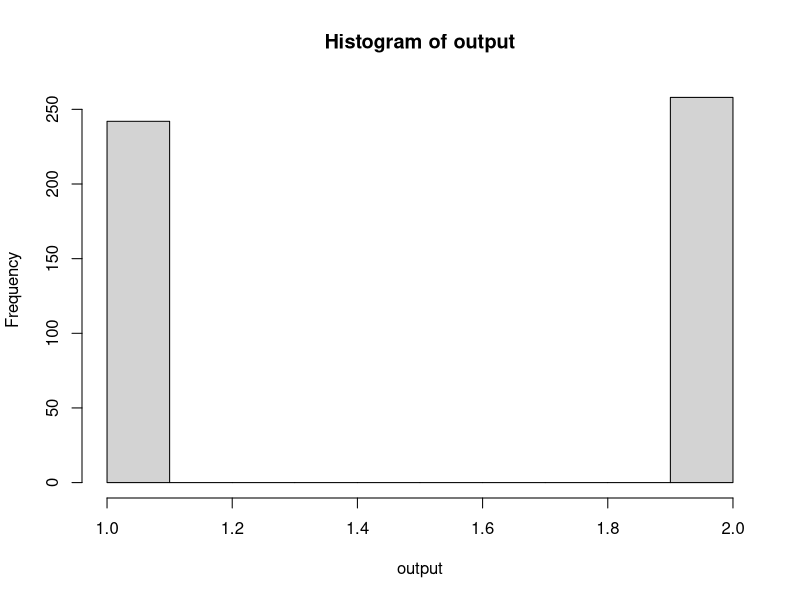
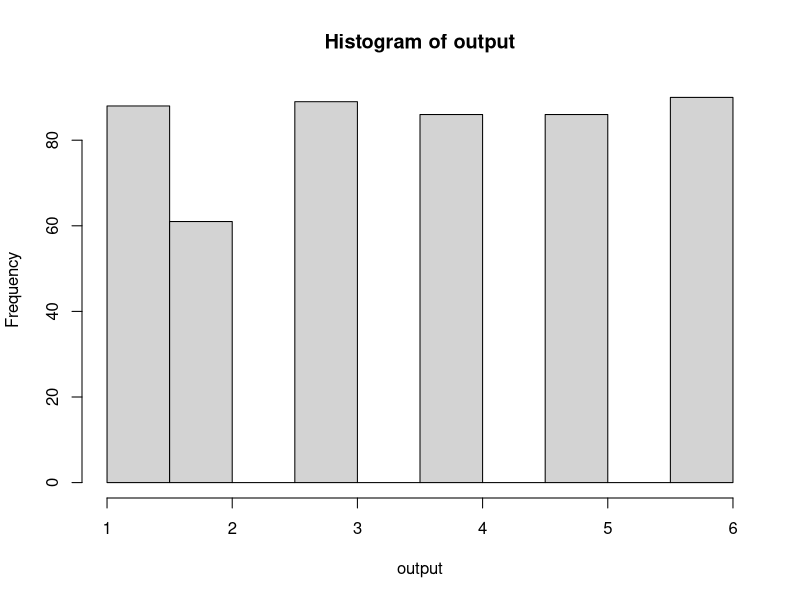
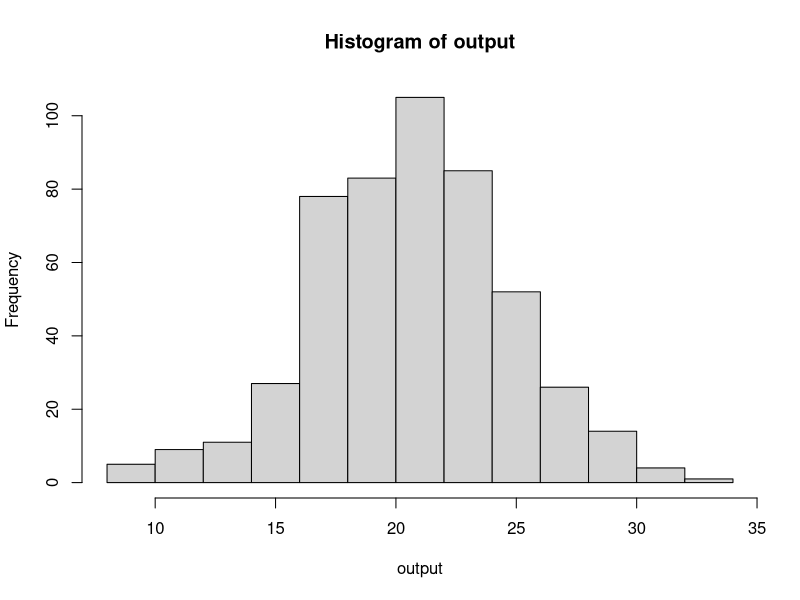

Reproduce these figures in R, in order.
## ---- chunk 1
knitr::opts_chunk$set(echo = TRUE)
## ---- chunk 2
coin_toss = function(tosses, bias = 0.5){
  output = rbinom(n = tosses, prob = bias, size = 1)
  value = rep("heads", len = length(output))
  value[output == 0] = "tails"
  return(value)
}
## ---- chunk 3
try(coin_toss())
## ---- chunk 4
coin_toss(tosses = 5)
## ---- chunk 5
coin_toss(tosses = 5, bias = .99)
## ---- chunk 6
coin_toss = function(
  tosses = 1,  # Set default number of tosses
  bias = 0.5,  # Set default bias of coin (values may range from 0 to 1)
  stop_if=NULL # By default, the function does not stop once a predetermined
               # number of heads have been tossed.
  ){
  # Make empty vector.
  x = 0
  
  # Run this vector through a loop per the number of tosses specified by the user.
  for(i in 1:tosses){
    
    # If we don't care about reaching a certain number of heads:
    if(is.null(stop_if)){
      x[i] = rbinom(n = 1, size = 1, prob = bias)
      
    # If we do care about reaching a certain number of heads:
    } else {
      x[i] = rbinom(n = 1, size = 1, prob = bias)
      if(sum(x[1:i])==stop_if){
        print(paste("You have tossed",stop_if, "heads!")) # return message
        break # break the loop
      }
    }
  }
  
  # Set 1 values to read as "heads" and 0s to read as "tails."
  value = rep("heads", len = length(x))
  value[x == 0] = "tails"
  
  # Return the vector of heads and tails
  return(value)
}

# Run default:
coin_toss()

# Run 5 times:
coin_toss(tosses = 5)

# Run 200 times, or until we get 5 heads:
coin_toss(tosses = 200, stop_if = 5)
## ---- chunk 7
dice_roll = function(sides = 6, rolls = 1, dice = 1, snake_eyes = FALSE){
  value = 0
  if(snake_eyes == FALSE){
    for(i in 1:rolls){
      value[i] = sum(sample(1:sides, replace = T, size = dice))
    }
  } else {
    for(i in 1:rolls){
      value[i] = sum(sample(1:sides, replace = T, size = dice))
      if(sum(value[i])==dice){
          print(paste("Snake eyes in", i,"rolls!"))
          break
      }
    }
  }
  return(value)
}
## ---- chunk 8
dice_roll(rolls = 1000, dice = 2, snake_eyes = T)
## ---- chunk 9
x = 1:10
sample(x)
## ---- chunk 10
sample(x, size = 10, replace = T)
## ---- chunk 11
sample(c("heads","tails"), replace = T, size = 10)
## ---- chunk 12
sample(rnorm(n = 10, mean = 5), replace = T, size = 10)
## ---- chunk 13
# The answer:
dice_roll = function(sides = 4, dice = 2, rolls = 10){
  output = 0
  for(i in 1:rolls){
    output[i] = sum(sample(1:sides, size = dice, replace = T))
  }
  return(output)
}
dice_roll()
## ---- chunk 14
dice_roll = function(sides = 4, dice = 2, rolls = 10){
  output = 0
  for(i in 1:rolls){
    output[i] = sum(sample(1:sides, size = dice, replace = T))
  }
  return(hist(output))
}
## ---- chunk 15
dice_roll(sides = 2, dice = 1, rolls = 500)
dice_roll(sides = 6, dice = 1, rolls = 500)
dice_roll(sides = 6, dice = 6, rolls = 500)
